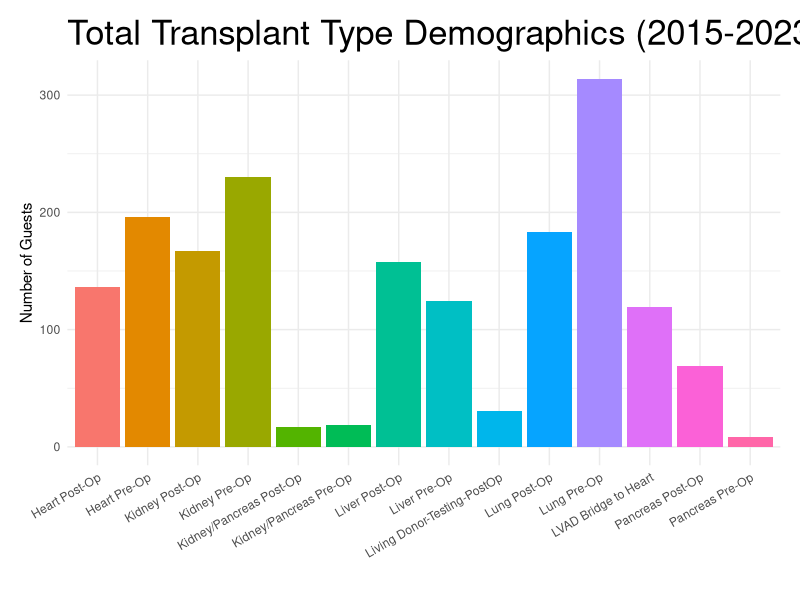
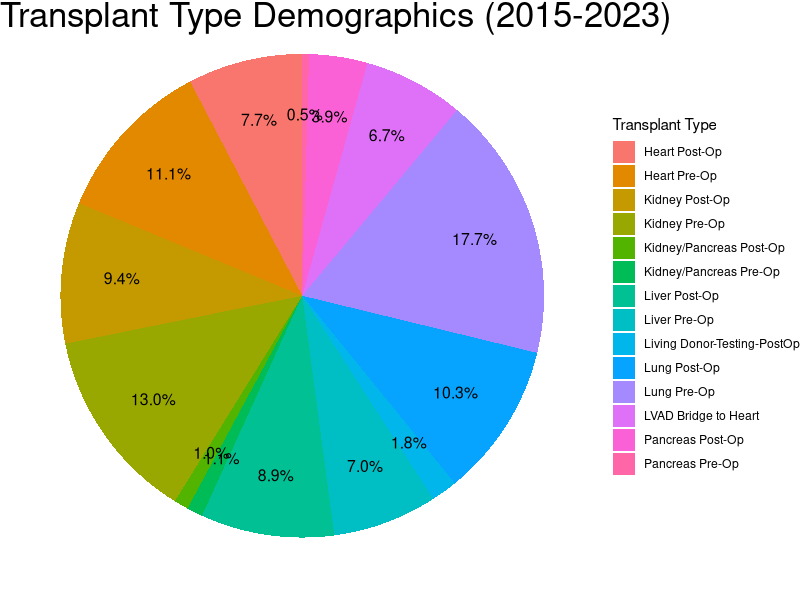

Reproduce these figures in R, in order.
getwd()
setwd()

install.packages("ggplot2")
library(ggplot2)

# data
Transplant <- data.frame(
  Transplant_Group = c("Heart Pre-Op","Heart Post-Op",
"Kidney Pre-Op",
"Kidney Post-Op",
"Kidney/Pancreas Pre-Op",
"Kidney/Pancreas Post-Op",
"Liver Pre-Op",
"Liver Post-Op",
"Living Donor-Testing-PostOp",
"Lung Pre-Op",
"Lung Post-Op",
"LVAD Bridge to Heart",
"Pancreas Pre-Op",
"Pancreas Post-Op"),
  Count = c(196,
            136,
            230,
            167,
            19,
            17,
            124,
            158,
            31,
            314,
            183,
            119,
            8,
            69)
)

# bar chart
ggplot(Transplant, aes(x = Transplant_Group, y = Count, fill = Transplant_Group)) +
  geom_bar(stat = "identity") +
  labs(x = "Transplant", y = "Number of Guests", title = "Total Transplant Type Demographics (2015-2023)") +
  theme_minimal() + 
  theme(axis.text.x = element_text(angle = 30, hjust = 1)) + 
  guides(fill = FALSE) +
  xlab("") +
  theme(plot.title = element_text(size = 25)) +
  theme(plot.margin = margin(0.5, 0.5, 0.5, 0.5, "cm"))

# pie chart
Transplant$Percentage <- (Transplant$Count / sum(Transplant$Count)) * 100

legend_data <- data.frame(
  Transplant_Group = Transplant$Transplant_Group,
  Percentage = scales::percent(Transplant$Percentage)
)

ggplot(Transplant, aes(x = "", y = Count, fill = Transplant_Group)) +
  geom_bar(stat = "identity", width = 1) +
  coord_polar(theta = "y") +
  labs(title = "Transplant Type Demographics (2015-2023)") +
  theme_void() +
  theme(legend.position = "right") +
  geom_text(aes(label = scales::percent(Count/sum(Count), accuracy = 0.1),x = 1.25), 
            position = position_stack(vjust = 0.5), size = 4) +
  labs(fill = "Transplant Type") +
  theme(plot.title = element_text(margin = margin(b = -30))) +
  theme(plot.title = element_text(size = 25))


